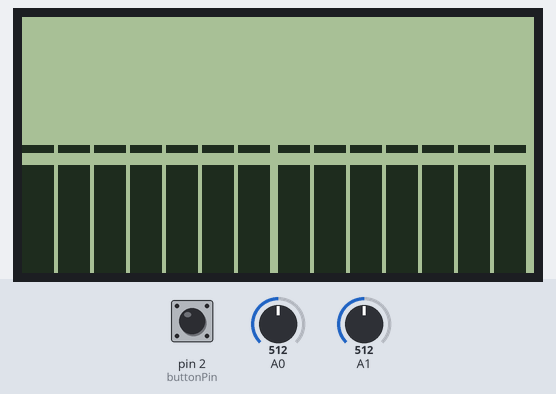
The sketch below on a simulated Arduino Uno, built with avr-gcc and run on an emulated ATmega328P. Parts: 128×64 one-colour display. Inputs (shaded band) come from the test bench; at power-on: A0 = 512, pin 2 (buttonPin) HIGH, A1 = 512.

Above: at 1.2 s.
1.3 s: A0 set to 716
At 1.53 s:
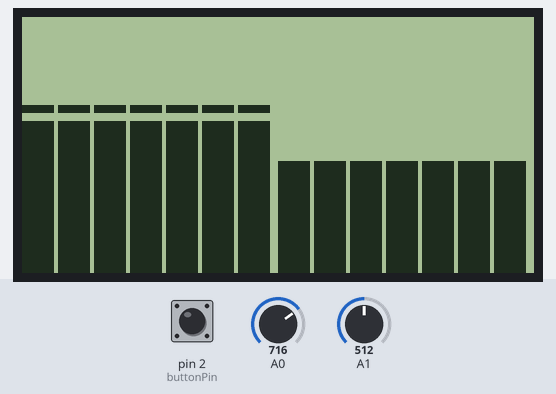
2.8 s: pin 2 (buttonPin) pulled LOW for 0.15 s
At 3.3 s:
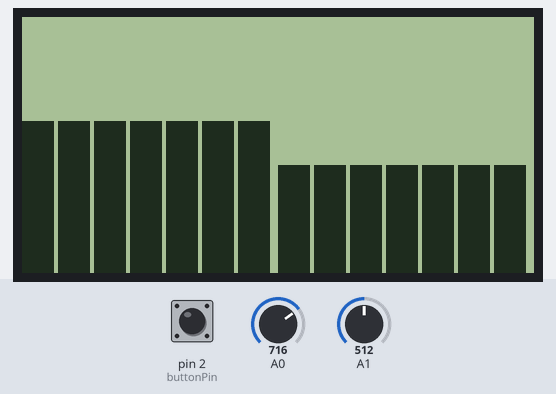
4.4 s: A1 set to 716
At 5.2 s:
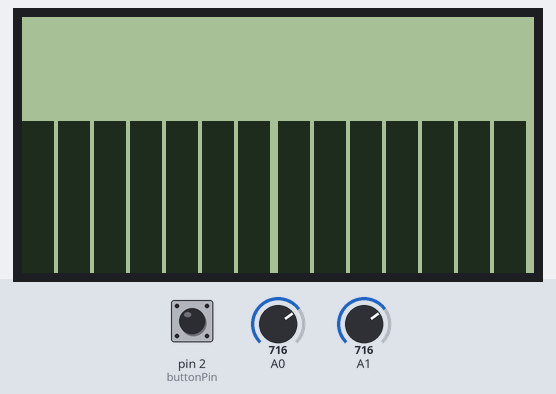
5.9 s: pin 2 (buttonPin) pulled LOW for 1 s
At 7.2 s:
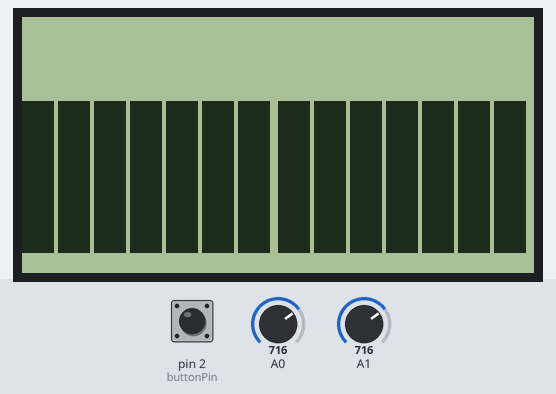
8.4 s: A0 set to 900
At 9.4 s:
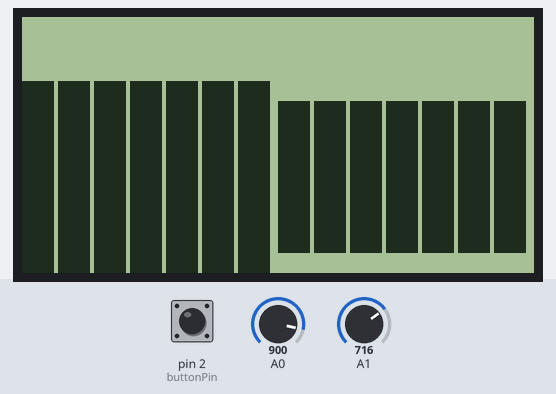
9.9 s: A1 set to 900
At 10.7 s:
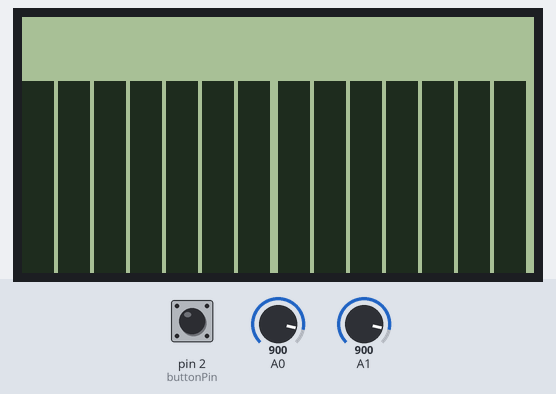
Timing chart, 0 to 12.4 s (numbered marks = the images above; inputs shaded):
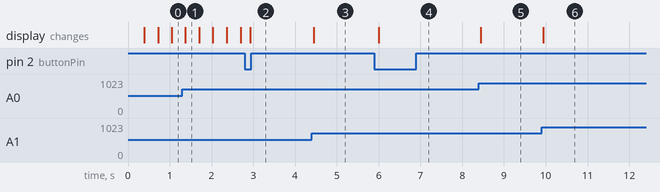

Measured:
- after the input at 4.4 s, the display: changes at once (image 3)
- after the input at 5.9 s, the display: changes after 0.10 s (image 4)
- after the input at 8.4 s, the display: changes at once (image 5)
- after the input at 9.9 s, the display: changes after 0.05 s (image 6)

The sketch:

spec-u8.ino
```cpp
/*

Code Example for jolliFactory I2C OLED Display Audio spectrum Visualizer example 1.0

Please visit http://www.instructables.com/id/Arduino-Based-Mini-Audio-Spectrum-Visualizer/ for detail on this project

Adapted from the following tutorial
Example 48.2 - tronixstuff.com/tutorials > chapter 48 - 30 Jan 2013

*/


#include <Arduino.h>
#include <U8g2lib.h>

#ifdef U8X8_HAVE_HW_SPI
#include <SPI.h>
#endif
#ifdef U8X8_HAVE_HW_I2C
#include <Wire.h>
#endif

//SSD1283A display(/*CS=10*/ SS, /*DC=*/ 8, /*RST=*/ 9, /*LED=*/ 7); //hardware spi,cs,cd,reset,led
U8G2_ST7565_NHD_C12864_F_4W_SW_SPI display(U8G2_R0, /* clock=*/ 13, /* data=*/ 11, /* cs=*/ 10, /* dc=*/ 9, /* reset=*/ 8);


int temp=0;
int old_temp=0;
int maxCount = 3;
int count = 0;


//MSGEQ7
int strobe =3; // strobe pins on digital 4
int res = 4;    // reset pins on digital 5
int left[7];    // store left audio band values in these arrays
int right[7];   // store right audio band values in these arrays
int band;
int noiseLevel = 127;  // change this value to suppress display due to noise pickup

//Rain Effect
int falling_left[7];
int falling_right[7];


//SW
int buttonPin = 2;
int buttonState = 0;         // current state of the button
int lastButtonState = 0;     // previous state of the button
long lastDebounceTime = 0;   // the last time the output pin was toggled
long debounceDelay = 50;     // the debounce time;


//**********************************************************************************************************************************************************
void setup()
{
  pinMode(buttonPin, INPUT_PULLUP);   // switch to select visual effects

  pinMode(res, OUTPUT);      // reset
  pinMode(strobe, OUTPUT);   // strobe

  digitalWrite(res,LOW);
  digitalWrite(strobe,HIGH);

  // Set up the OLED display
  //display.begin(SH1106_SWITCHCAPVCC, 0x3C);

 // display.begin(SSD1306_SWITCHCAPVCC, 0x3C); // Initialize with the I2C addr 0x3C if not working use 0x3D (for the 128x64)
  //display.init();
  //display.setTextColor(WHITE);

  //display.fillScreen(BLACK);
 display.begin();
}


//**********************************************************************************************************************************************************
void readMSGEQ7()
// Function to read 7 band equalizers
{
  digitalWrite(res, HIGH);
  digitalWrite(res, LOW);

  for( band = 0; band < 7; band++ )
  {
    digitalWrite(strobe,LOW); // strobe pin on the shield - kicks the IC up to the next band
    delayMicroseconds(30); //
    left[band] = analogRead(A0); // store left band reading
    right[band] = analogRead(A1); // ... and the right
    digitalWrite(strobe,HIGH);
  }
}


//**********************************************************************************************************************************************************
 void loop()
{
  checkButton();


display.clearBuffer();

  readMSGEQ7();

  //*********************************************************************
  // display values of left channel
  for( band = 0; band < 7; band++ )
  {
    if (count == 1)  //Histogram Effect
    {
      if (left[band] < noiseLevel)
        left[band] = 0;

      temp = map(left[band], 0, 1023, 0, 55);
  display.drawBox(band*9, 64-temp, 8, temp);
    }
    else if (count == 2) //Mirror Effect
    {
      if (left[band] < noiseLevel)
        left[band] = 0;

      temp = map(left[band], 0, 1023, 0, 55);
      display.drawBox(band*9, 8+(64-temp)/2, 8, temp);
    }
    else   //Histogram cum Rain Effect
    {
      if (left[band] < noiseLevel)
        left[band] = 0;

      if (falling_left[band] > left[band])
        falling_left[band]=falling_left[band]-20;
      else
        falling_left[band] = left[band]+100;

      if (falling_left[band] < noiseLevel)
        falling_left[band] = 0;

      temp = map(left[band], 0, 1023, 0, 55);
      display.drawBox(band*9, 64-temp, 8, temp);
display.drawBox(band*9, 64-temp, 8, temp);
      temp = map(falling_left[band], 0, 1023, 0, 55);

      display.drawBox(band*9, 64-temp, 8, 2);
    }
  }


  //*********************************************************************
  // display values of right channel
  for( band = 0; band < 7; band++ )
  {
    if (count == 1)  //Histogram Effect
    {
      if (right[band] < noiseLevel)
        right[band] = 0;

      temp = map(right[band], 0, 1023, 0, 55);
      display.drawBox(64+(6-band)*9, 64-temp, 8, temp);

    }
    else if (count == 2) //Mirror Effect
    {
      if (right[band] < noiseLevel)
        right[band] = 0;

      temp = map(right[band], 0, 1023, 0, 55);

       display.drawBox(64+(6-band)*9, 8+(64-temp)/2, 8, temp);
    }
    else   //Histogram cum Rain Effect
    {
      if (right[band] < noiseLevel)
        right[band] = 0;

      if (falling_right[band] > right[band])
        falling_right[band]=falling_right[band]-20;
      else
        falling_right[band] = right[band]+100;

      if (falling_right[band] < noiseLevel)
        falling_right[band] = 0;

      temp = map(right[band], 0, 1023, 0, 55);
       display.drawBox(64+(6-band)*9, 64-temp, 8, temp);

      temp = map(falling_right[band], 0, 1023, 0, 55);
     display.drawBox(64+(6-band)*9, 64-temp, 8, 2);

    }
  }
  //display.drawBox(2, 10, 50, 40);
 display.sendBuffer();
//  display.display();
}


//**********************************************************************************************************************************************************
void checkButton()
{
  // read the state of the switch into a local variable:
  int reading = digitalRead(buttonPin);

  // check to see if you just pressed the button
  // (i.e. the input went from HIGH to LOW),  and you've waited
  // long enough since the last press to ignore any noise:

  // If the switch changed, due to noise or pressing:
  if (reading != lastButtonState) {
    // reset the debouncing timer
    lastDebounceTime = millis();
  }

  if ((millis() - lastDebounceTime) > debounceDelay)
  {
    // whatever the reading is at, it's been there for longer
    // than the debounce delay, so take it as the actual current state:

    // if the button state has changed:
    if (reading != buttonState)
    {
      buttonState = reading;

      // only perform task if the new button state is LOW
      if (buttonState == LOW)
      {
        count = count + 1;

        if (count > maxCount)
          count = 1;   //reset count
      }
    }
  }

  lastButtonState = reading;
}
/*void loop(void) {
  // picture loop
  display.clearBuffer();
 // draw();
 display.drawBox(2, 10, 50, 40);
  display.sendBuffer();

  // increase the state
  //draw_state++;
 // if ( draw_state >= 12*8 )
  //  draw_state = 0;

  // deley between each page
  delay(100);

}
*/
```
